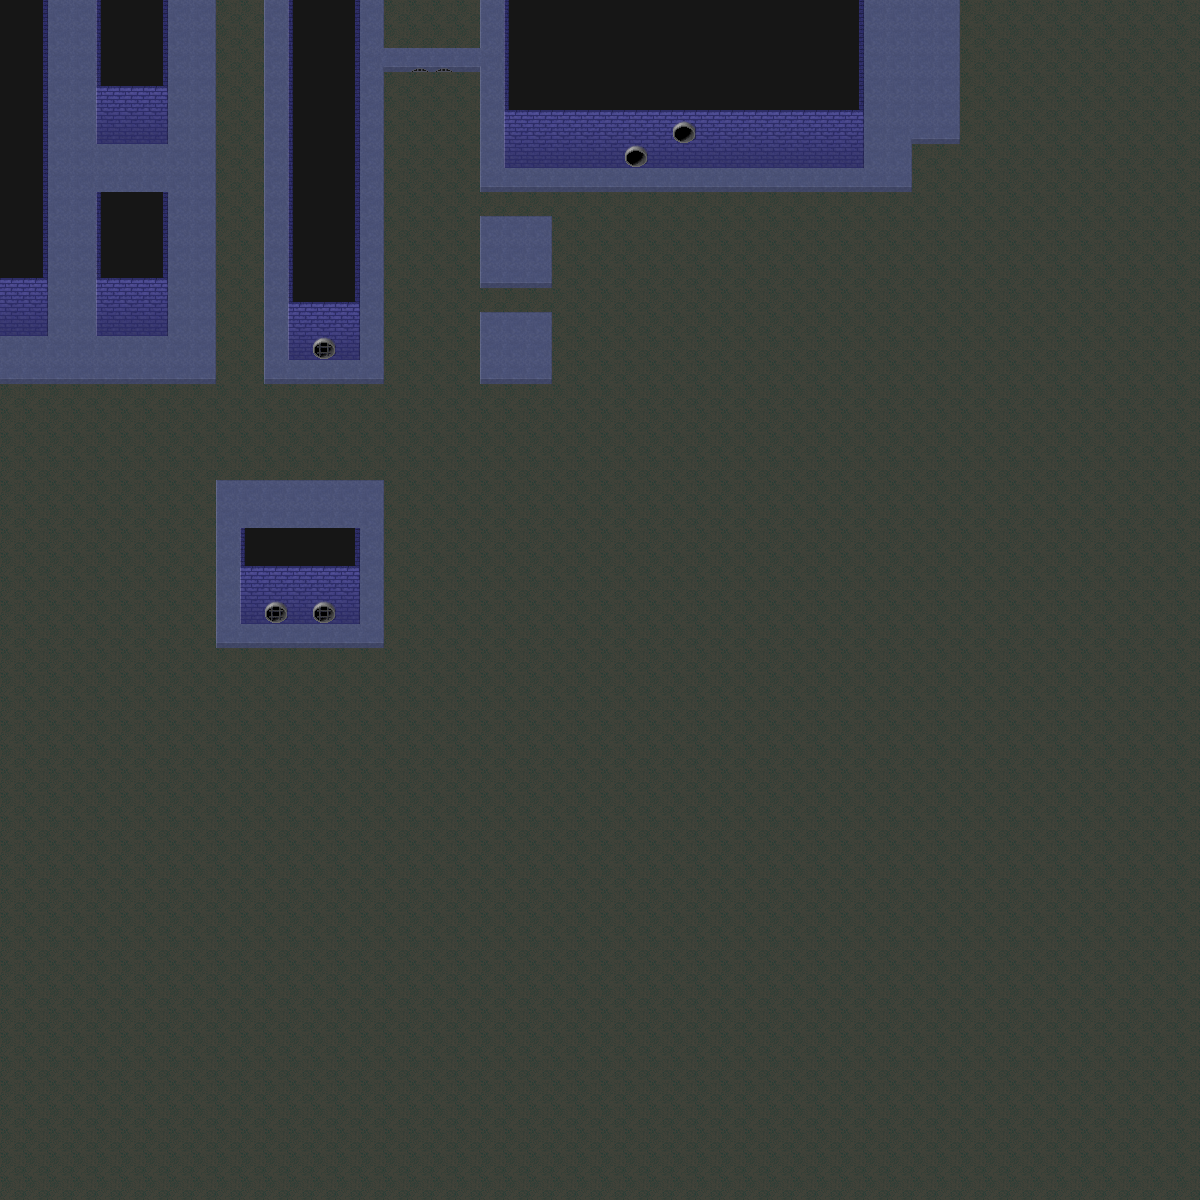

This is a level from a 2D game, rendered from its Tiled map with the project's own tilesets. A one-line summary and the map file follow, with tile-layer data summarised:
An orthogonal 50x50 tile map with 24x24 px tiles, 1 tile layer (Bottom).

<map version="1.10" tiledversion="1.10.1" orientation="orthogonal" renderorder="right-down" width="50" height="50" tilewidth="24" tileheight="24" infinite="0" nextlayerid="3" nextobjectid="1">
 <editorsettings>
  <export target="sewers.json" format="json" />
 </editorsettings>
 <tileset firstgid="1" name="sewer_tileset" tilewidth="24" tileheight="24" tilecount="72" columns="8">
  <image source="sewer_tileset.png" trans="ff00ff" width="192" height="217" />
 </tileset>
 <layer id="1" name="Bottom" width="50" height="50">
  <data>[2500 cells, 2500 non-empty, 28 distinct tile ids]</data>
 </layer>
</map>
